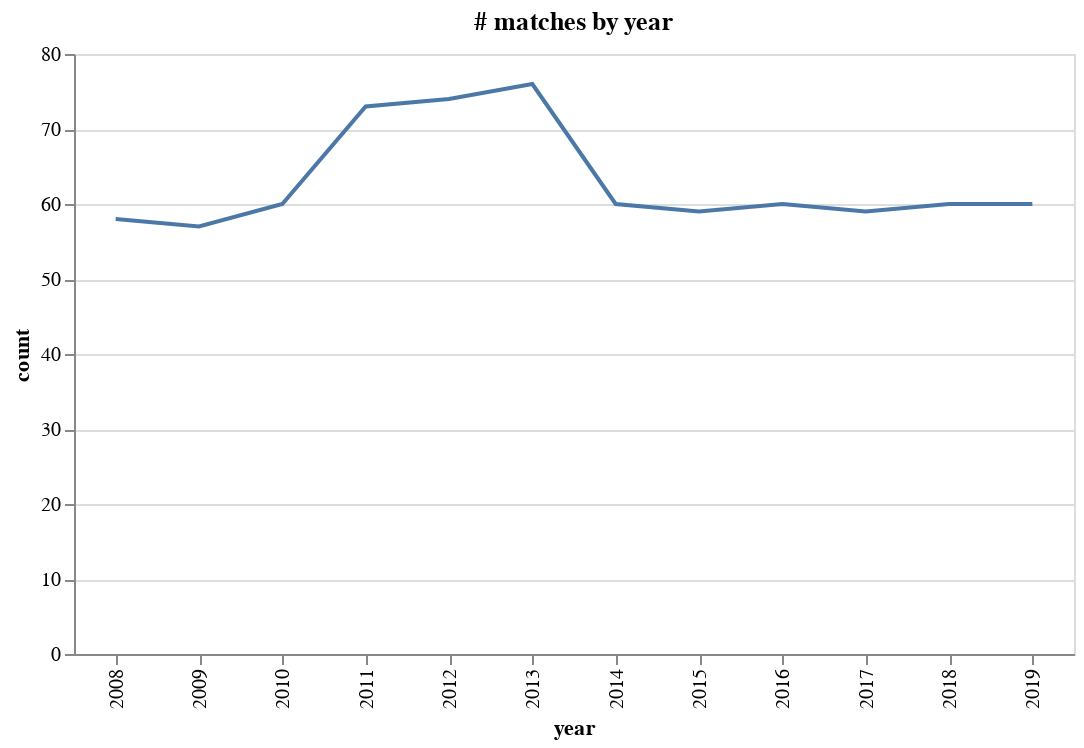

The notebook cell saved with this chart:
### Code cell
teamstatistics=df.select(["season","result"])
teamsresult=teamstatistics.groupBy(["season"]).count()
teamsresultseason=teamsresult.toPandas()
teamsresultseason['season'] = pd.to_datetime(teamsresultseason['season']) 
teamsresultseason["year"] = teamsresultseason.season.dt.year
alt.Chart(teamsresultseason).mark_line().encode(
    alt.X('year:N'),
    alt.Y('count:Q'),
   
).properties(
    width=500,
    height=300,
    title='# matches by year'
)
# display(teamsresult)

### Figure 1 — Vega-Lite specification as saved in the notebook (floating-point values rounded to 4 significant figures)
{"config": {"view": {"continuousWidth": 400, "continuousHeight": 300}}, "data": {"name": "data-b2ec16e34291ebc054b37c1ace4abc17"}, "mark": "line", "encoding": {"x": {"type": "nominal", "field": "year"}, "y": {"type": "quantitative", "field": "count"}}, "height": 300, "title": "# matches by year", "width": 500, "$schema": "https://vega.github.io/schema/vega-lite/v4.8.1.json", "datasets": {"data-b2ec16e34291ebc054b37c1ace4abc17": [{"season": "2009-01-01T00:00:00", "count": 57, "year": 2009}, {"season": "2016-01-01T00:00:00", "count": 60, "year": 2016}, {"season": "2008-01-01T00:00:00", "count": 58, "year": 2008}, {"season": "2011-01-01T00:00:00", "count": 73, "year": 2011}, {"season": "2017-01-01T00:00:00", "count": 59, "year": 2017}, {"season": "2010-01-01T00:00:00", "count": 60, "year": 2010}, {"season": "2013-01-01T00:00:00", "count": 76, "year": 2013}, {"season": "2019-01-01T00:00:00", "count": 60, "year": 2019}, {"season": "2012-01-01T00:00:00", "count": 74, "year": 2012}, {"season": "2018-01-01T00:00:00", "count": 60, "year": 2018}, {"season": "2015-01-01T00:00:00", "count": 59, "year": 2015}, {"season": "2014-01-01T00:00:00", "count": 60, "year": 2014}]}}
